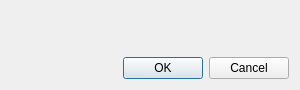
<?xml version="1.0" encoding="UTF-8"?>
<ui version="4.0">
 <class>CAirportDialog</class>
 <widget class="QDialog" name="CAirportDialog">
  <property name="geometry">
   <rect>
    <x>0</x>
    <y>0</y>
    <width>300</width>
    <height>90</height>
   </rect>
  </property>
  <property name="windowTitle">
   <string>Select an airport</string>
  </property>
  <layout class="QVBoxLayout" name="vl_LayoutAirpotDialog">
   <item alignment="Qt::AlignTop">
    <widget class="swift::gui::components::CAirportCompleter" name="comp_AirportCompleter"/>
   </item>
   <item>
    <widget class="QDialogButtonBox" name="bb_AirportDialog">
     <property name="orientation">
      <enum>Qt::Horizontal</enum>
     </property>
     <property name="standardButtons">
      <set>QDialogButtonBox::Cancel|QDialogButtonBox::Ok</set>
     </property>
    </widget>
   </item>
  </layout>
 </widget>
 <customwidgets>
  <customwidget>
   <class>swift::gui::components::CAirportCompleter</class>
   <extends>QFrame</extends>
   <header>gui/components/airportcompleter.h</header>
   <container>1</container>
  </customwidget>
 </customwidgets>
 <resources/>
 <connections>
  <connection>
   <sender>bb_AirportDialog</sender>
   <signal>accepted()</signal>
   <receiver>CAirportDialog</receiver>
   <slot>accept()</slot>
   <hints>
    <hint type="sourcelabel">
     <x>248</x>
     <y>254</y>
    </hint>
    <hint type="destinationlabel">
     <x>157</x>
     <y>274</y>
    </hint>
   </hints>
  </connection>
  <connection>
   <sender>bb_AirportDialog</sender>
   <signal>rejected()</signal>
   <receiver>CAirportDialog</receiver>
   <slot>reject()</slot>
   <hints>
    <hint type="sourcelabel">
     <x>316</x>
     <y>260</y>
    </hint>
    <hint type="destinationlabel">
     <x>286</x>
     <y>274</y>
    </hint>
   </hints>
  </connection>
 </connections>
</ui>
